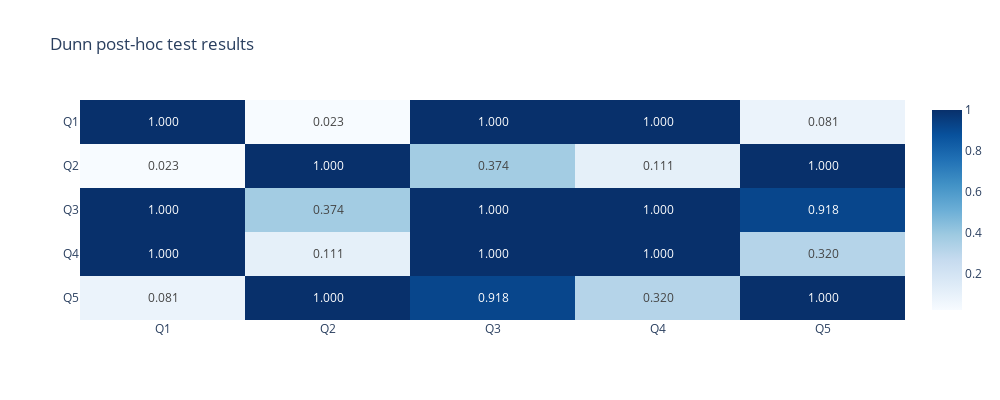

Write notebook code for a chart like this one.
### Code cell
posthoc = sp.posthoc_dunn(df, val_col='agg_growth', group_col='followers_bin', p_adjust='bonferroni')
fig = px.imshow(
    posthoc,
    text_auto='.3f',
    aspect='auto',
    color_continuous_scale='Blues',
    title='Dunn post-hoc test results'
)
fig.show()

### Figure 1 — Plotly figure (JSON) as saved in the notebook; plotly's stock layout.template omitted (floating-point values rounded to 4 significant figures)
{"data": [{"coloraxis": "coloraxis", "hovertemplate": "x: %{x}<br>y: %{y}<br>color: %{z}<extra></extra>", "name": "0", "texttemplate": "%{z:.3f}", "type": "heatmap", "x": ["Q1", "Q2", "Q3", "Q4", "Q5"], "xaxis": "x", "y": ["Q1", "Q2", "Q3", "Q4", "Q5"], "yaxis": "y", "z": [[1.0, 0.02349, 1.0, 1.0, 0.08105], [0.02349, 1.0, 0.3736, 0.1112, 1.0], [1.0, 0.3736, 1.0, 1.0, 0.9177], [1.0, 0.1112, 1.0, 1.0, 0.32], [0.08105, 1.0, 0.9177, 0.32, 1.0]]}], "layout": {"coloraxis": {"colorscale": [[0, "rgb(247,251,255)"], [0.125, "rgb(222,235,247)"], [0.25, "rgb(198,219,239)"], [0.375, "rgb(158,202,225)"], [0.5, "rgb(107,174,214)"], [0.625, "rgb(66,146,198)"], [0.75, "rgb(33,113,181)"], [0.875, "rgb(8,81,156)"], [1, "rgb(8,48,107)"]]}, "height": 400, "title": {"text": "Dunn post-hoc test results"}, "width": 1000, "xaxis": {"anchor": "y", "domain": [0, 1]}, "yaxis": {"anchor": "x", "autorange": "reversed", "domain": [0, 1]}}}
